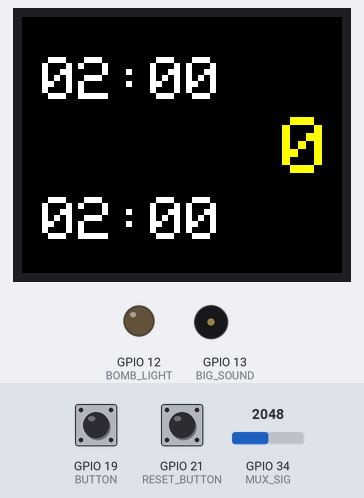
A program run on a simulated ESP32. Shown: 160×128 colour display, output pins drawn as LEDs (lit = HIGH), buzzer (waves = sounding). The test bench sets the inputs (shaded band); at power-on: GPIO 19 (BUTTON) HIGH, GPIO 21 (RESET_BUTTON) HIGH, GPIO 34 (MUX_SIG) = 2048. Random numbers use the default seed unless the program sets one; pins used as bus, display or sensor lines are not drawn; what the program prints to the serial monitor is not drawn.

Above: at 1.3 s.
1.4 s: GPIO 19 (BUTTON) pulled LOW for 0.15 s
At 2.5 s:
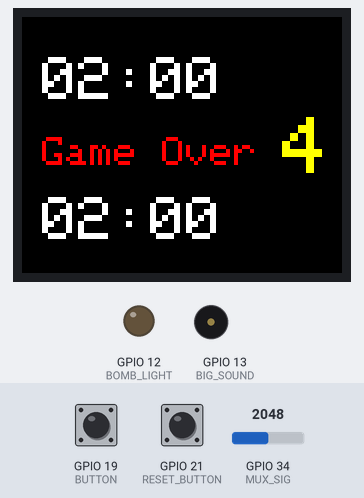
3.5 s: GPIO 21 (RESET_BUTTON) pulled LOW for 0.15 s
At 4.8 s:
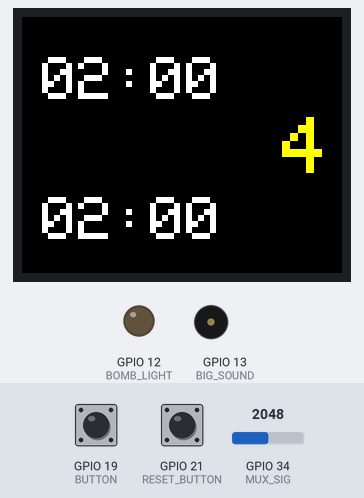
5.1 s: GPIO 21 (RESET_BUTTON) pulled LOW for 1 s
7.6 s: GPIO 19 (BUTTON) pulled LOW for 1 s
At 9.6 s:
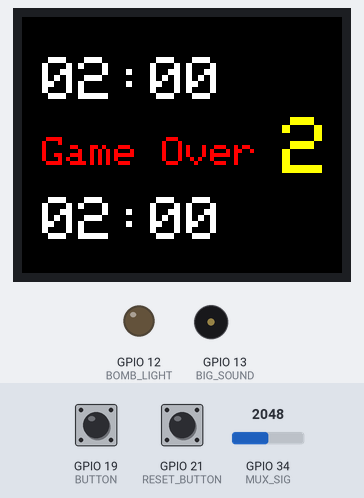
10.1 s: GPIO 21 (RESET_BUTTON) pulled LOW for 0.15 s
At 11.4 s:
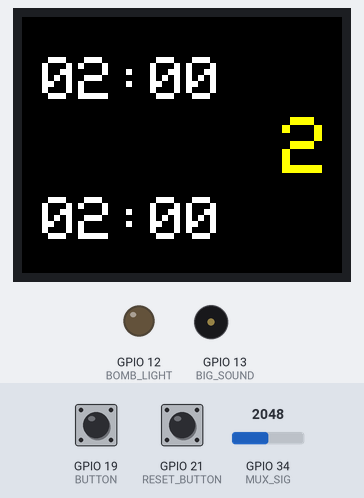
11.7 s: GPIO 21 (RESET_BUTTON) pulsed LOW 5 times (0.12 s each, 0.3 s apart)
Timing chart, 0 to 14.7 s (numbered marks = the images above; inputs shaded):
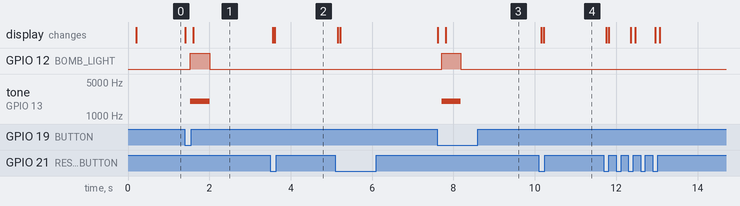

Measured:
- after the input at 1.4 s, GPIO 12 (BOMB_LIGHT): LOW → HIGH after 0.13 s, → LOW 0.48 s later; tone on GPIO 13 (BIG_SOUND): silent → 2000 Hz after 0.13 s, → silent 0.48 s later; the display: first changes at once (image 1 shows a later state)
- after the input at 3.5 s, the display: first changes after 0.06 s (image 2 shows a later state)
- after the input at 7.6 s, GPIO 12 (BOMB_LIGHT): LOW → HIGH after 0.11 s, → LOW 0.47 s later; tone on GPIO 13 (BIG_SOUND): silent → 2000 Hz after 0.11 s, → silent 0.47 s later; the display: first changes at once (image 3 shows a later state)
- after the input at 10.1 s, the display: first changes after 0.06 s (image 4 shows a later state)

The program:

main.cpp
```cpp
#include <Arduino.h>
#include <SPI.h>
#include <Adafruit_GFX.h>
#include <Adafruit_ST7735.h>
#include "headers.h"

// ST7735S TFT screen
#define TFT_CS   5
#define TFT_DC   4
#define TFT_RST  2
#define TFT_SCLK 18
#define TFT_MOSI 23

// multiplexer
#define MUX_SIG 34 // ADC input
#define MUX_S0 25
#define MUX_S1 26
#define MUX_S2 27
#define MUX_S3 14

// LED and piëzo
#define BOMB_LIGHT 12
#define BIG_SOUND 13

// buttons
#define BUTTON 19
#define RESET_BUTTON 21

#define BOARD_SIZE 16 // amount of LDRs
#define MINE_COUNT 6 // amount of mines
#define PLAYER_TIME 120 // amount of time in seconds each player has
#define LDR_THRESHOLD 2500 // adjust based on light

static_assert(MINE_COUNT <= BOARD_SIZE, "More mines than LDRs!"); // assert if MINE_COUNT is allowed
// kijk Arnold ik heb vrijwillig een assertion geschreven!

// Display layout
#define TIMER_X  10
#define P1_Y     20
#define P2_Y     90
#define DIE_X   130
#define DIE_Y   50

Adafruit_ST7735 tft = Adafruit_ST7735(TFT_CS, TFT_DC, TFT_RST);

struct Mine {
    int index; // LDR mux channel
    bool triggered; // has mine exploded?
    bool previousState;
};

Mine mines[MINE_COUNT];
bool hasMine[BOARD_SIZE];

enum State {
    IDLE, // waiting for game to start
    RUNNING, // game is running
    GAME_OVER // all mines exploded or time ran out
};

State state = IDLE;

int playerTime[2] = {PLAYER_TIME, PLAYER_TIME};
int currentPlayer = 0;
int dieValue = 0;

// millis()
unsigned long lastScan = 0;
constexpr unsigned long scanInterval = 50;
unsigned long lastSecondTick = 0;
static unsigned long lastDisplayUpdate = 0;

// button
volatile bool buttonPressed = false;
unsigned long lastButtonPress = 0;
const unsigned long debounceDelay = 200;
// reset button
volatile bool resetPressed = false;
unsigned long lastResetPress = 0;

// big sound
bool playBeep = false;
unsigned long beepStart = 0;
const unsigned long beepDuration = 500;

// button interrupt
void IRAM_ATTR buttonInterrupt() {
    unsigned long now = millis();
    if (now - lastButtonPress > debounceDelay) {
        buttonPressed = true;
        lastButtonPress = now;
    }
}

// reset button interrupt
void IRAM_ATTR resetInterrupt() {
    unsigned long now = millis();
    if (now - lastResetPress > debounceDelay) {
        resetPressed = true;
        lastResetPress = now;
    }
}

void setup() {
    Serial.begin(9600);
    SPI.begin(TFT_SCLK, -1, TFT_MOSI);
    tft.initR(INITR_BLACKTAB);
    tft.setRotation(1);
    tft.fillScreen(ST77XX_BLACK);

    pinMode(MUX_S0, OUTPUT);
    pinMode(MUX_S1, OUTPUT);
    pinMode(MUX_S2, OUTPUT);
    pinMode(MUX_S3, OUTPUT);

    pinMode(BOMB_LIGHT, OUTPUT);
    pinMode(BIG_SOUND, OUTPUT);

    pinMode(BUTTON, INPUT_PULLUP);
    attachInterrupt(digitalPinToInterrupt(BUTTON), buttonInterrupt, FALLING);
    pinMode (RESET_BUTTON, INPUT_PULLUP);
    attachInterrupt(digitalPinToInterrupt(RESET_BUTTON), resetInterrupt, FALLING);

    randomSeed(esp_random());
    setupMines();

    lastSecondTick = millis();
}

void loop() {
    // poll mines
    if (millis() - lastScan >= scanInterval) {
        lastScan = millis();
        checkMines();
    }

    // update timer and display
    updateTimers();
    updateDisplay();

    // handle mine explosions
    mineExplode();

    // handle button press
    if (buttonPressed) {
        buttonPressed = false;
        Serial.println("button pressed");
        buttonPress();
    }
    // handle reset button press
    if (resetPressed) {
        resetPressed = false;
        Serial.println("reset pressed");
        resetGame();
    }
    // debugReadLDR(0);   // <-- test LDR channel 0
    // delay(500);
    // return;
}

// randomly place mines on the board and initialize mines
void setupMines() {
    // clear board
    for (int i = 0; i < BOARD_SIZE; i++) {
        hasMine[i] = false;
    }

    // clear mine index
    for (int i = 0; i < MINE_COUNT; i++) {
        mines[i].index = -1;
        mines[i].triggered = true;
        mines[i].previousState = false;
    }

    // place mines randomly
    int placedMines = 0;
    while (placedMines < MINE_COUNT) {
        int pos = random(0, BOARD_SIZE);
        if (!hasMine[pos]) {
            hasMine[pos] = true;
            placedMines++;
        }
    }

    // print mines to serial
    Serial.print("Mines at positions: ");
    for (int i = 0; i < BOARD_SIZE; i++) {
        if (hasMine[i]) {
            Serial.print(i);
            Serial.print(" ");
        }
    }
    Serial.println();

    // print mines in grid to serial
    Serial.println("Mine grid:");
    for (int row = 0; row < 4; row++) {
        for (int col = 0; col < 4; col++) {
            int index = row * 4 + col;
            Serial.print(hasMine[index] ? "X " : ". ");
        }
        Serial.println();
    }

    // loop over every square and index mines
    int mineIndex = 0;
    for (int i = 0; i < BOARD_SIZE; i++) {
        if (hasMine[i]) {
            mines[mineIndex].index = i;
            mines[mineIndex].triggered = false;
            mines[mineIndex].previousState = false;
            mineIndex++;
        }
    }
}

// poll all active mines and detect when pawn arrives at an LDR square
void checkMines() {
    if (state != RUNNING) return;

    for (int i = 0; i < MINE_COUNT; i++) {
        if (mines[i].triggered) continue; // skip triggered mines

        bool currentState = pawnPresentAt(mines[i].index);

        if (!mines[i].previousState && currentState) { // only trigger a mine when a pawn arrives
            mines[i].triggered = true; // mine can only explode once
            Serial.print("Mine triggered: ");
            Serial.println(i);

            playBeep = true; // play big sound
            beepStart = millis();

            if (allMinesTriggered()) {
                state = GAME_OVER;
                Serial.println("All mines have been exploded");
            }
        }
        mines[i].previousState = currentState;
    }
}

// play a sound and turn an LED on when the bomb explodes
void mineExplode() {
    if (playBeep) {
        tone(BIG_SOUND, 2000);
        digitalWrite(BOMB_LIGHT, HIGH);

        if (millis() - beepStart >= beepDuration) {
            tone(BIG_SOUND, 0);
            digitalWrite(BOMB_LIGHT, LOW);
            playBeep = false;
        }
    }
}

// select multiplexer channel
void muxSelect(int channel) {
    digitalWrite(MUX_S0, channel & 0x01);
    digitalWrite(MUX_S1, channel & 0x02);
    digitalWrite(MUX_S2, channel & 0x04);
    digitalWrite(MUX_S3, channel & 0x08);
}

// check if pawn is present on an LDR square
bool pawnPresentAt(int index) {
    muxSelect(index);
    delayMicroseconds(5); // wait for mux

    // account for noise at the cost of 5 microseconds
    int value1 = analogRead(MUX_SIG);
    delayMicroseconds(5);
    int value2 = analogRead(MUX_SIG);

    int value = (value1 + value2) / 2;
    return value < LDR_THRESHOLD;
}

// player timers
void updateTimers() {
    if (state != RUNNING) return;

    if (millis() - lastSecondTick >= 1000) {
        lastSecondTick += 1000;
        if (playerTime[currentPlayer] > 0) {
            playerTime[currentPlayer]--;
        }

        // check if the player ran out of time
        if (playerTime[currentPlayer] <= 0) {
            state = GAME_OVER;
            Serial.print("Player #");
            Serial.print(currentPlayer + 1);
            Serial.println(" ran out of time");
        }
    }
}

// roll a d4 die
void rollDie() {
    dieValue = random(1, 5);
    Serial.print("Die: ");
    Serial.print(dieValue);
    Serial.println();
}

// roll die and switch player when button is pressed
void buttonPress() {
    rollDie();

    if (state == IDLE) {
        state = RUNNING;
        lastSecondTick = millis();
    } else if (state == RUNNING) {
        currentPlayer = 1 - currentPlayer;
        Serial.print("Player #");
        Serial.print(currentPlayer);
        Serial.println("'s turn");
    }
}

// reset the game if the reset button is pressed
void resetGame() {
    state = IDLE;
    currentPlayer = 0;
    playerTime[0] = PLAYER_TIME;
    playerTime[1] = PLAYER_TIME;
    setupMines();

    lastSecondTick = millis();
    tft.fillScreen(ST77XX_BLACK);
}

// check if all mines have been exploded
bool allMinesTriggered() {
    for (int i = 0; i < MINE_COUNT; i++) {
        if (!mines[i].triggered) return false;
    }
    return true;
}

// draws the timers
void drawPlayerTimer(int seconds, int y, bool active) {
    int min = seconds / 60;
    int sec = seconds % 60;

    char buf[6];
    sprintf(buf, "%02d:%02d", min, sec);

    tft.setTextSize(3);
    tft.setTextColor(active ? ST77XX_GREEN : ST77XX_WHITE, ST77XX_BLACK);
    tft.setCursor(TIMER_X, y);
    tft.print(buf);
}

// draws the die
void drawDie(int value) {
    tft.setTextSize(4);
    tft.setTextColor(ST77XX_YELLOW, ST77XX_BLACK);
    tft.setCursor(DIE_X, DIE_Y);
    tft.print(value);
}

// updates the display
void updateDisplay() {
    if (millis() - lastDisplayUpdate < 200) return;
    lastDisplayUpdate = millis();

    drawPlayerTimer(playerTime[0], P1_Y, state == RUNNING && currentPlayer == 0);
    drawPlayerTimer(playerTime[1], P2_Y, state == RUNNING && currentPlayer == 1);

    if (state == GAME_OVER) {
        tft.setTextSize(2);
        tft.setCursor(10, 60);
        tft.setTextColor(ST77XX_RED);
        tft.print("Game Over");
    } else {
        drawDie(dieValue);
    }
}

// read an LDR for debugging/calibrating purposes
void debugReadLDR(int channel) {
    muxSelect(channel);
    delayMicroseconds(5); // settle time

    int value = analogRead(MUX_SIG);

    Serial.print("LDR ");
    Serial.print(channel);
    Serial.print(" value: ");
    Serial.println(value);
}
```

headers.h
```cpp
#ifndef EL_PROJECT_1_HEADERS_H
#define EL_PROJECT_1_HEADERS_H

void setupMines();
void checkMines();
void muxSelect(int channel);
bool pawnPresentAt(int index);
void updateTimers();
void rollDie();
void buttonPress();
void resetGame();
bool allMinesTriggered();
void drawPlayerTimer(int seconds, int y, bool active);
void drawDie(int value);
void updateDisplay();
void mineExplode();
void debugReadLDR(int channel);

#endif //EL_PROJECT_1_HEADERS_H
```
